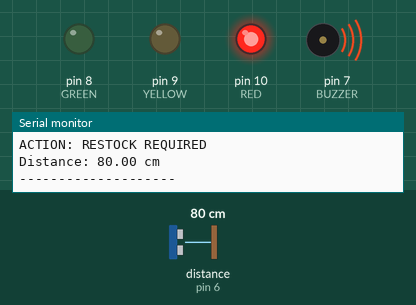
A sketch run on a simulated Arduino Uno, built with avr-gcc and run on an emulated ATmega328P. Shown: output pins drawn as LEDs (lit = HIGH), buzzer (waves = sounding, pin HIGH), the last lines printed to the serial monitor. Wiring (from diagram.json): ultrasonic range finder: trigger pin 5; echo pin 6. The test bench sets the inputs (shaded band); at power-on: distance to the obstacle (sensor on pin 6) 80 cm. The echo pulse lasts 58.3 µs per cm; pins used as bus, display or sensor lines are not drawn.

Above: at 1.8 s.
1.9 s: distance to the obstacle (sensor on pin 6) set to 2 cm
At 3.0 s:
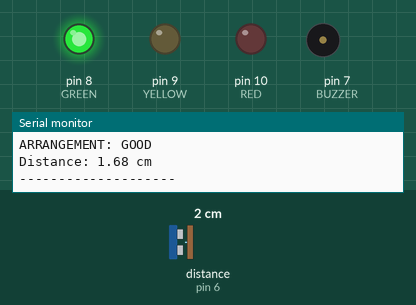
3.6 s: distance to the obstacle (sensor on pin 6) set to 4 cm
5.4 s: distance to the obstacle (sensor on pin 6) set to 7 cm
At 6.9 s:
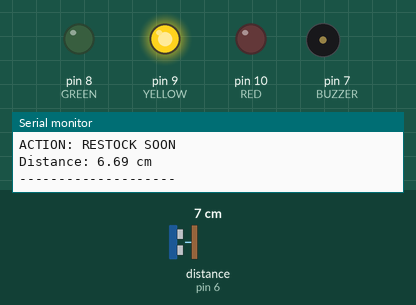
7.8 s: distance to the obstacle (sensor on pin 6) set to 18 cm
At 8.7 s:
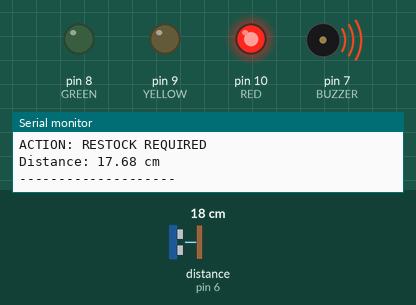
9.8 s: distance to the obstacle (sensor on pin 6) set to 9 cm
At 11.1 s:
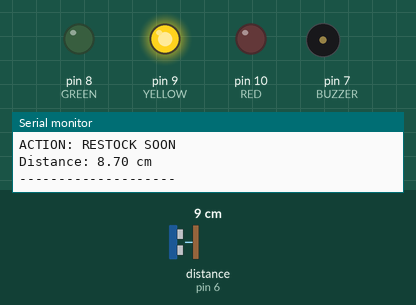
Timing chart, 0 to 12.8 s (numbered marks = the images above; inputs shaded):
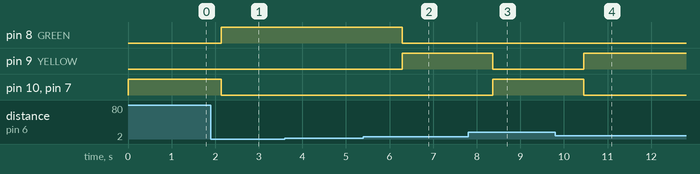

The sketch:

sketch.ino
```cpp
#define TRIG 5
#define ECHO 6

#define GREEN 8
#define YELLOW 9
#define RED 10

#define BUZZER 7

long duration;
float distance;

void setup()
{
  Serial.begin(9600);

  pinMode(TRIG, OUTPUT);
  pinMode(ECHO, INPUT);

  pinMode(GREEN, OUTPUT);
  pinMode(YELLOW, OUTPUT);
  pinMode(RED, OUTPUT);

  pinMode(BUZZER, OUTPUT);

  Serial.println("SMART RETAIL MONITOR");
  Serial.println("--------------------");
}

void loop()
{
  // Ultrasonic measurement

  digitalWrite(TRIG, LOW);
  delayMicroseconds(2);

  digitalWrite(TRIG, HIGH);
  delayMicroseconds(10);

  digitalWrite(TRIG, LOW);

  duration = pulseIn(ECHO, HIGH, 30000);

  if (duration == 0)
  {
    distance = -1;
  }
  else
  {
    distance = duration * 0.0343 / 2;
  }

  // Reset indicators

  digitalWrite(GREEN, LOW);
  digitalWrite(YELLOW, LOW);
  digitalWrite(RED, LOW);
  digitalWrite(BUZZER, LOW);

  Serial.println("\n--- STOCK DETAILS ---");

  if (distance < 0)
  {
    Serial.println("Sensor Error");
  }

  else if (distance <= 5)
  {
    digitalWrite(GREEN, HIGH);

    Serial.println("STOCK: AVAILABLE");
    Serial.println("ARRANGEMENT: GOOD");
  }

  else if (distance <= 15)
  {
    digitalWrite(YELLOW, HIGH);

    Serial.println("STOCK: LOW");
    Serial.println("ACTION: RESTOCK SOON");
  }

  else
  {
    digitalWrite(RED, HIGH);
    digitalWrite(BUZZER, HIGH);

    Serial.println("STOCK: EMPTY");
    Serial.println("ACTION: RESTOCK REQUIRED");
  }

  Serial.print("Distance: ");
  Serial.print(distance);
  Serial.println(" cm");

  Serial.println("--------------------");

  delay(1000);
}
```

Measured:
- the behaviour switches between 5 and 6 cm on distance to the obstacle (sensor on pin 6) (found by bisection; images 1 and 2)
- after the input at 1.9 s, pin 8 (GREEN): LOW → HIGH after 0.24 s; pin 10 (RED), pin 7 (BUZZER): HIGH → LOW after 0.24 s
- after the input at 5.4 s, pin 8 (GREEN): HIGH → LOW after 0.89 s; pin 9 (YELLOW): LOW → HIGH after 0.89 s
- after the input at 7.8 s, pin 9 (YELLOW): HIGH → LOW after 0.57 s; pin 10 (RED), pin 7 (BUZZER): LOW → HIGH after 0.57 s
- after the input at 9.8 s, pin 9 (YELLOW): LOW → HIGH after 0.66 s; pin 10 (RED), pin 7 (BUZZER): HIGH → LOW after 0.66 s
